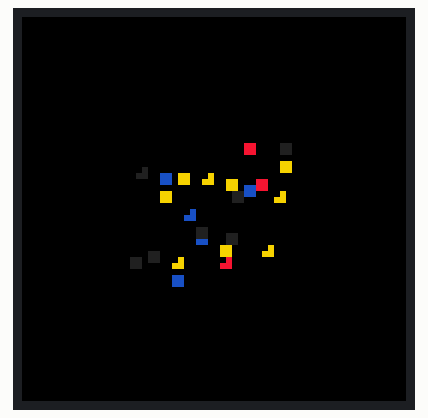
Recording of a program running on a simulated Raspberry Pi (BCM pin numbers). Parts: 64×64 colour display. Random numbers come from a fixed seed; what the program prints to the terminal is not drawn.

Above: at 0.48 s.
At 1.1 s:
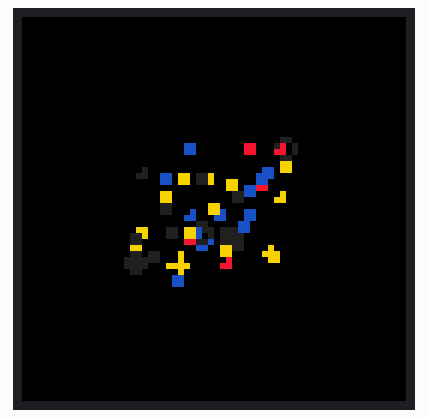
At 6.3 s:
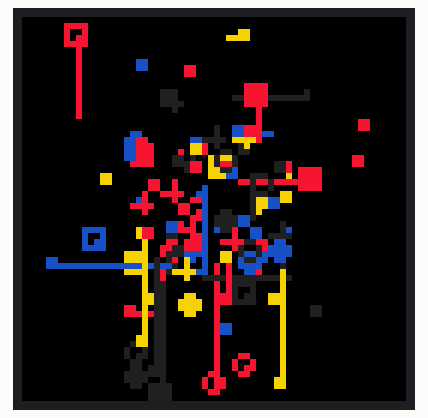
At 11.53 s:
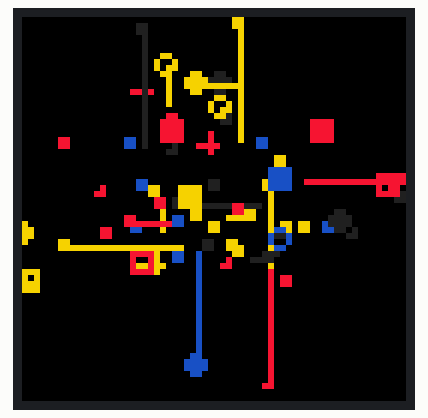
At 16.74 s:
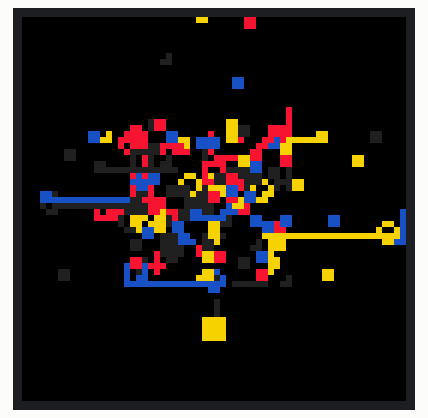
At 21.95 s:
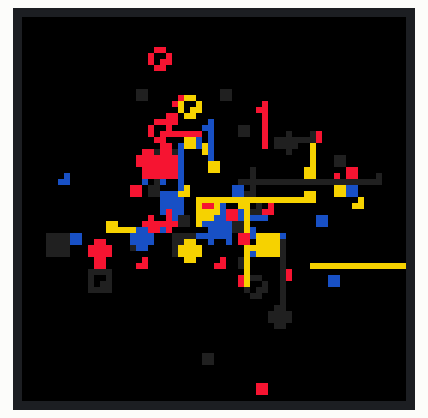

The program:

processing_active_circle.py
```python
#!/usr/bin/env python
# НАЗВАНИЕ: Активные фигуры
# ОПИСАНИЕ: Динамичные геометрические фигуры с плавными анимациями и трансформациями
# https://openprocessing.org/sketch/2421742
import time
import random
import math
import platform

if platform.system() == "Windows":
    from RGBMatrixEmulator import RGBMatrix, RGBMatrixOptions
    graphics = None  # если нужно
else:
    from rgbmatrix import RGBMatrix, RGBMatrixOptions, graphics
from PIL import Image, ImageDraw

# Конфигурация для матрицы
options = RGBMatrixOptions()
options.rows = 64
options.cols = 64
options.chain_length = 1
options.parallel = 1
# options.hardware_mapping = 'regular'
options.hardware_mapping = 'adafruit-hat'

matrix = RGBMatrix(options=options)

# Константы
WIDTH = 64
HEIGHT = 64
COLORS = ['#f71735', '#f7d002', '#1A53C0', '#232323']

# Глобальные переменные
objs = []
frame_count = 0

def hex_to_rgb(hex_color):
    """Конвертация HEX в RGB"""
    hex_color = hex_color.lstrip('#')
    return tuple(int(hex_color[i:i+2], 16) for i in (0, 2, 4))

def ease_in_out_expo(x):
    """Функция плавности анимации"""
    if x == 0:
        return 0
    elif x == 1:
        return 1
    elif x < 0.5:
        return math.pow(2, 20 * x - 10) / 2
    else:
        return (2 - math.pow(2, -20 * x + 10)) / 2

def lerp(start, end, t):
    """Линейная интерполяция"""
    return start + (end - start) * t

def norm(value, start, stop):
    """Нормализация значения"""
    if stop - start == 0:
        return 0
    return (value - start) / (stop - start)

class DynamicShape:
    def __init__(self):
        self.x = random.uniform(0.3, 0.7) * WIDTH
        self.y = random.uniform(0.3, 0.7) * HEIGHT
        self.reduction_ratio = 1
        self.shape_type = random.randint(0, 4)
        self.animation_type = 0
        self.max_action_points = random.randint(2, 4)
        self.action_points = self.max_action_points
        self.elapsed_t = 0
        self.size = 0
        self.size_max = WIDTH * random.uniform(0.01, 0.05)
        self.from_size = 0
        self.is_dead = False
        self.clr = random.choice(COLORS)
        self.change_shape = True
        self.ang = random.randint(0, 1) * math.pi * 0.25
        self.line_sw = 0
        self.from_x = self.x
        self.to_x = self.x
        self.from_y = self.y
        self.to_y = self.y
        self.init()

    def init(self):
        """Инициализация параметров анимации"""
        self.elapsed_t = 0
        self.from_size = self.size
        self.to_size = self.size_max * random.uniform(0.5, 1.5)
        self.from_x = self.x
        self.to_x = self.from_x + (WIDTH / 10) * random.choice([-1, 1]) * random.randint(1, 3)
        self.from_y = self.y
        self.to_y = self.from_y + (HEIGHT / 10) * random.choice([-1, 1]) * random.randint(1, 3)
        self.animation_type = random.randint(0, 2)
        self.duration = random.uniform(20, 50)

    def draw_shape(self, draw, color_rgb):
        """Отрисовка фигуры"""
        size = self.size * self.reduction_ratio
        cx, cy = int(self.x), int(self.y)

        if self.shape_type == 0:  # Заполненный круг
            draw.ellipse([cx - size/2, cy - size/2, cx + size/2, cy + size/2],
                        fill=color_rgb)
        elif self.shape_type == 1:  # Круг контур
            draw.ellipse([cx - size/2, cy - size/2, cx + size/2, cy + size/2],
                        outline=color_rgb, width=max(1, int(size * 0.05)))
        elif self.shape_type == 2:  # Заполненный квадрат
            draw.rectangle([cx - size/2, cy - size/2, cx + size/2, cy + size/2],
                          fill=color_rgb)
        elif self.shape_type == 3:  # Квадрат контур
            s = size * 0.9
            draw.rectangle([cx - s/2, cy - s/2, cx + s/2, cy + s/2],
                          outline=color_rgb, width=max(1, int(size * 0.05)))
        elif self.shape_type == 4:  # Крест
            line_width = max(1, int(size * 0.05))
            draw.line([cx, cy - size*0.45, cx, cy + size*0.45],
                     fill=color_rgb, width=line_width)
            draw.line([cx - size*0.45, cy, cx + size*0.45, cy],
                     fill=color_rgb, width=line_width)

        # Линия следа
        if self.line_sw > 0:
            draw.line([int(self.x), int(self.y), int(self.from_x), int(self.from_y)],
                     fill=color_rgb, width=max(1, int(self.line_sw)))

    def move(self):
        """Обновление анимации"""
        if self.duration > 0:
            n = ease_in_out_expo(norm(self.elapsed_t, 0, self.duration))
        else:
            n = 1

        if 0 < self.elapsed_t < self.duration:
            if self.action_points == self.max_action_points:
                self.size = lerp(0, self.size_max, n)
            elif self.action_points > 0:
                if self.animation_type == 0:
                    self.size = lerp(self.from_size, self.to_size, n)
                elif self.animation_type == 1:
                    self.x = lerp(self.from_x, self.to_x, n)
                    self.line_sw = lerp(0, self.size / 5, math.sin(n * math.pi))
                elif self.animation_type == 2:
                    self.y = lerp(self.from_y, self.to_y, n)
                    self.line_sw = lerp(0, self.size / 5, math.sin(n * math.pi))
                elif self.animation_type == 3:
                    if self.change_shape:
                        self.shape_type = random.randint(0, 4)
                        self.change_shape = False
                self.reduction_ratio = lerp(1, 0.3, math.sin(n * math.pi))
            else:
                self.size = lerp(self.from_size, 0, n)

        self.elapsed_t += 1

        if self.elapsed_t > self.duration:
            self.action_points -= 1
            self.init()

        if self.action_points < 0:
            self.is_dead = True

def generate_frame():
    """Генерация одного кадра анимации"""
    global objs, frame_count

    # Создание изображения
    image = Image.new('RGB', (WIDTH, HEIGHT), (0, 0, 0))
    draw = ImageDraw.Draw(image)

    # Отрисовка всех объектов
    for obj in objs:
        color_rgb = hex_to_rgb(obj.clr)
        obj.draw_shape(draw, color_rgb)
        obj.move()

    # Добавление новых объектов
    if frame_count % random.choice([15, 30]) == 0:
        add_num = random.randint(1, 30)
        for _ in range(add_num):
            objs.append(DynamicShape())

    # Удаление мертвых объектов
    objs[:] = [obj for obj in objs if not obj.is_dead]

    frame_count += 1

    return image

# Основной цикл анимации
try:
    print("Starting animation... Press CTRL-C to stop.")

    # Добавляем первый объект
    objs.append(DynamicShape())

    while True:
        frame = generate_frame()
        matrix.SetImage(frame.convert("RGB"))
        time.sleep(0.033)  # ~30 FPS

except KeyboardInterrupt:
    print("\nExiting...")
    matrix.Clear()
```
